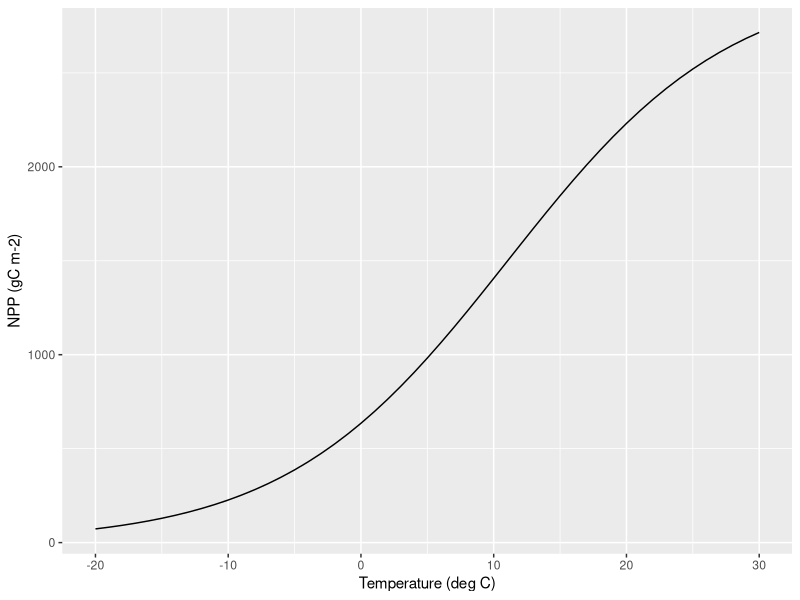
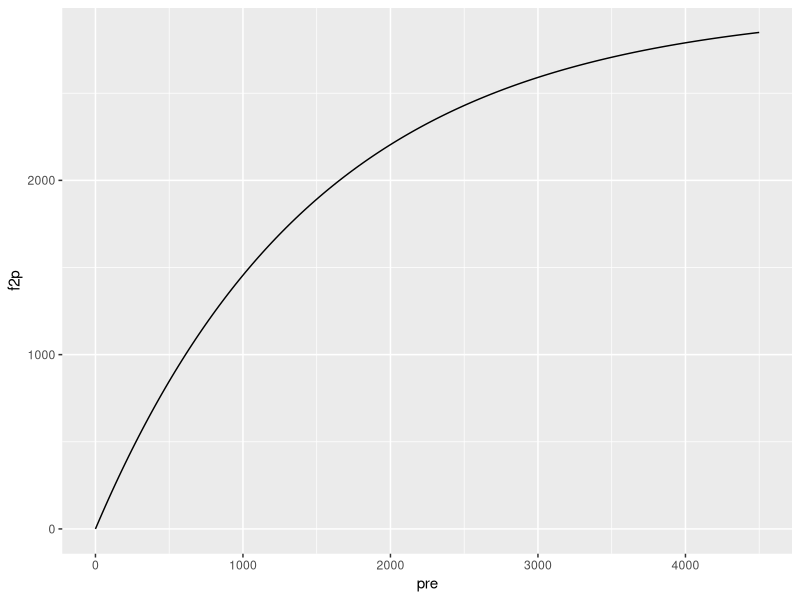
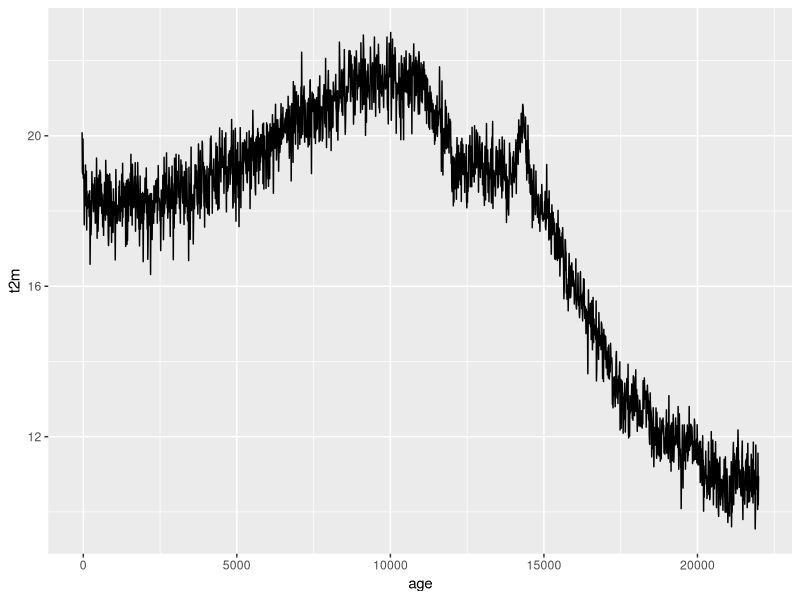
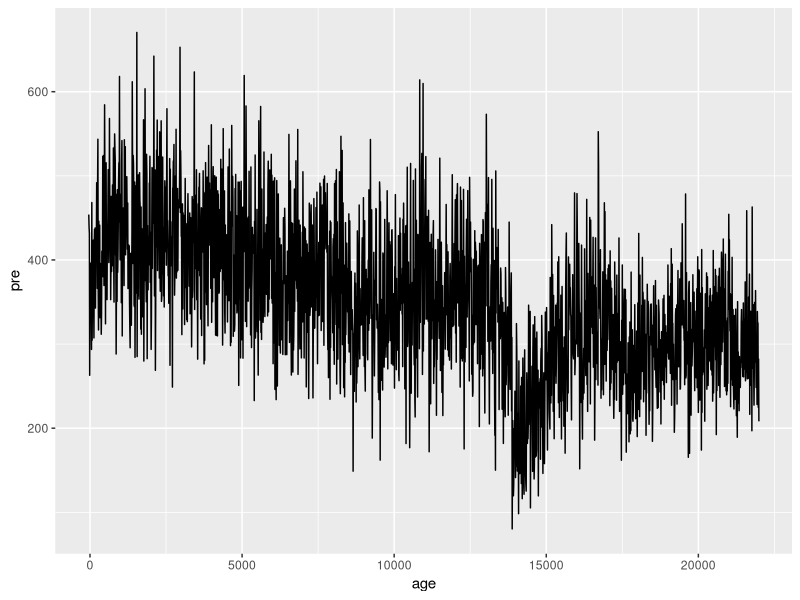
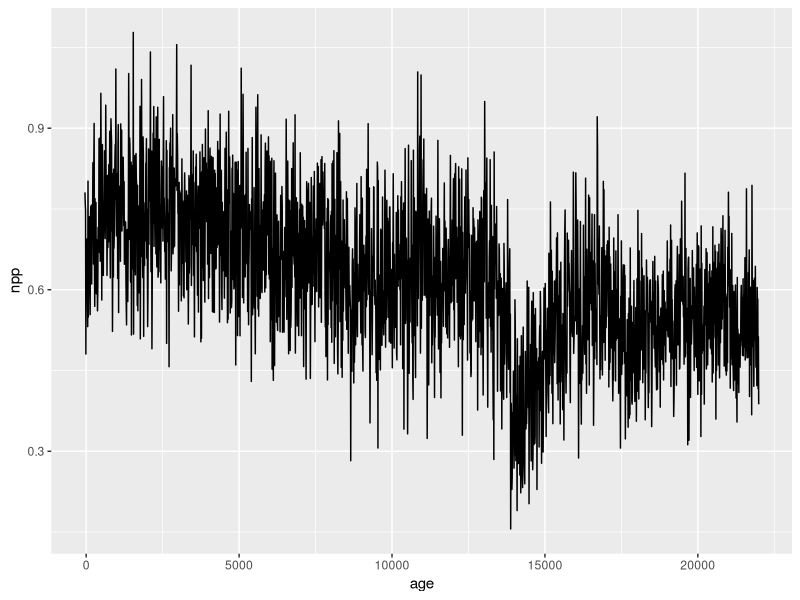

Source code (R) for these figures, in order: (Note: this script raises an error after producing the figures.)
library(ggplot2)
library(dplyr)

clim.df <- read.csv("./data/clim.df.csv")
clim.df <- clim.df %>% 
  mutate(t2m = t2m,
         pre = pre)

k1 = 3000
k2 = 1.315
k3 = 0.119
k4 = 3000
k5 = 0.000664

tmp <- seq(-20,30)

## Equations from soilassessment
# npprain = 3000 * (1 - exp(-0.000664 * rain))
# npptemp = 3000 / (1 + exp(1.315 - 0.119 * temperature))
# npp=min(npprain,npptemp)}

## 0.45 is the carbon:dry matter ratio (King et al 1997)
# f1t = 0.45 * (k1 / (1 + exp(k2 - k3 * tmp)))
f1t = 3000 / (1 + exp(1.315 - 0.119 * tmp))
plot.df = data.frame(tmp = tmp, f1t = f1t)
ggplot(plot.df, aes(x = tmp, y = f1t)) +
  scale_x_continuous("Temperature (deg C)") +
  scale_y_continuous("NPP (gC m-2)") +
  geom_line()

pre <- seq(0,4500, length.out = 200)
# f2p = 0.45 * k4 * (1 - exp(-(4000 * k5 * pre)))
# f2p = 0.45 * k4 * (1 - exp(-k5 * pre))
f2p = 3000 * (1 - exp(-0.000664 * pre))
plot.df = data.frame(pre = pre, f2p = f2p)
ggplot(plot.df, aes(x = pre, y = f2p)) +
  geom_line()

miami <- function(tmp, pre, 
                  k1 = 3000, k2 = 1.315, k3 = 0.119, 
                  k4 = 3000, k5 = 0.0006644) {
  
  f1t = 3000 / (1 + exp(1.315 - 0.119 * tmp))
  f2p = 3000 * (1 - exp(-0.000664 * pre))
  # 
  # npp = (1 / 1000) * apply(cbind(f1t, f2p), 1, min) 
  npp = (1 / 1000) * apply(cbind(f1t, f2p), 1, min) 
  return(npp)
}

clim.df$npp <- miami(clim.df$t2m, clim.df$pre)
ggplot(clim.df, aes(x = age, y = t2m)) +
  geom_line()
ggplot(clim.df, aes(x = age, y = pre)) +
  geom_line()
ggplot(clim.df, aes(x = age, y = npp)) +
  geom_line()

write.csv(clim.df, "data/clim.df.csv", row.names = FALSE)
